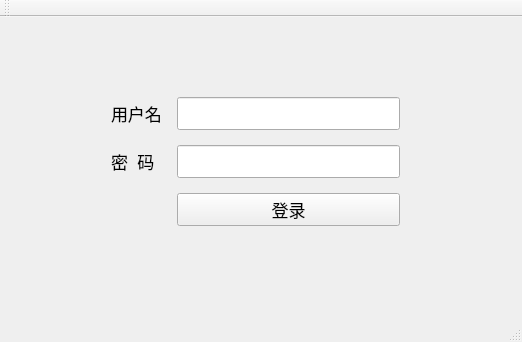
<?xml version="1.0" encoding="UTF-8"?>
<ui version="4.0">
 <class>MainWindow</class>
 <widget class="QMainWindow" name="MainWindow">
  <property name="geometry">
   <rect>
    <x>0</x>
    <y>0</y>
    <width>522</width>
    <height>342</height>
   </rect>
  </property>
  <property name="windowTitle">
   <string>MainWindow</string>
  </property>
  <widget class="QWidget" name="centralWidget">
   <widget class="QWidget" name="gridLayoutWidget">
    <property name="geometry">
     <rect>
      <x>100</x>
      <y>60</y>
      <width>311</width>
      <height>171</height>
     </rect>
    </property>
    <layout class="QGridLayout" name="gridLayout">
     <item row="3" column="0">
      <widget class="QLabel" name="label">
       <property name="minimumSize">
        <size>
         <width>60</width>
         <height>0</height>
        </size>
       </property>
       <property name="font">
        <font>
         <pointsize>13</pointsize>
        </font>
       </property>
       <property name="text">
        <string>密  码</string>
       </property>
      </widget>
     </item>
     <item row="1" column="1">
      <widget class="QLineEdit" name="user_name">
       <property name="minimumSize">
        <size>
         <width>0</width>
         <height>33</height>
        </size>
       </property>
       <property name="font">
        <font>
         <pointsize>13</pointsize>
        </font>
       </property>
      </widget>
     </item>
     <item row="3" column="1">
      <widget class="QLineEdit" name="user_pwd">
       <property name="minimumSize">
        <size>
         <width>0</width>
         <height>33</height>
        </size>
       </property>
       <property name="font">
        <font>
         <pointsize>13</pointsize>
        </font>
       </property>
       <property name="tabletTracking">
        <bool>true</bool>
       </property>
      </widget>
     </item>
     <item row="4" column="1">
      <widget class="QPushButton" name="login">
       <property name="minimumSize">
        <size>
         <width>0</width>
         <height>30</height>
        </size>
       </property>
       <property name="font">
        <font>
         <pointsize>13</pointsize>
        </font>
       </property>
       <property name="text">
        <string>登录</string>
       </property>
      </widget>
     </item>
     <item row="1" column="0">
      <widget class="QLabel" name="label_2">
       <property name="font">
        <font>
         <pointsize>13</pointsize>
        </font>
       </property>
       <property name="text">
        <string>用户名</string>
       </property>
      </widget>
     </item>
    </layout>
   </widget>
  </widget>
  <widget class="QMenuBar" name="menuBar">
   <property name="geometry">
    <rect>
     <x>0</x>
     <y>0</y>
     <width>522</width>
     <height>23</height>
    </rect>
   </property>
  </widget>
  <widget class="QToolBar" name="mainToolBar">
   <attribute name="toolBarArea">
    <enum>TopToolBarArea</enum>
   </attribute>
   <attribute name="toolBarBreak">
    <bool>false</bool>
   </attribute>
  </widget>
  <widget class="QStatusBar" name="statusBar"/>
 </widget>
 <layoutdefault spacing="6" margin="11"/>
 <resources/>
 <connections/>
</ui>
